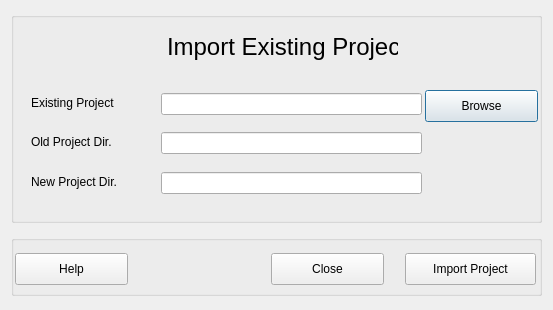
<?xml version="1.0" encoding="UTF-8"?>
<ui version="4.0">
 <class>ImportProject</class>
 <widget class="QDialog" name="ImportProject">
  <property name="geometry">
   <rect>
    <x>0</x>
    <y>0</y>
    <width>553</width>
    <height>310</height>
   </rect>
  </property>
  <property name="windowTitle">
   <string>ImportProject</string>
  </property>
  <widget class="QGroupBox" name="groupBox">
   <property name="geometry">
    <rect>
     <x>11</x>
     <y>235</y>
     <width>531</width>
     <height>61</height>
    </rect>
   </property>
   <property name="title">
    <string/>
   </property>
   <widget class="QPushButton" name="pushButtonHelp">
    <property name="geometry">
     <rect>
      <x>4</x>
      <y>18</y>
      <width>113</width>
      <height>32</height>
     </rect>
    </property>
    <property name="text">
     <string>Help</string>
    </property>
   </widget>
   <widget class="QPushButton" name="pushButtonClose">
    <property name="geometry">
     <rect>
      <x>260</x>
      <y>18</y>
      <width>113</width>
      <height>32</height>
     </rect>
    </property>
    <property name="text">
     <string>Close</string>
    </property>
    <property name="default">
     <bool>true</bool>
    </property>
   </widget>
   <widget class="QPushButton" name="pushButtonOpen">
    <property name="geometry">
     <rect>
      <x>394</x>
      <y>18</y>
      <width>131</width>
      <height>32</height>
     </rect>
    </property>
    <property name="toolTip">
     <string>Note: the dialog will close by itself after execution</string>
    </property>
    <property name="text">
     <string> Import Project </string>
    </property>
   </widget>
  </widget>
  <widget class="QGroupBox" name="groupBox_2">
   <property name="geometry">
    <rect>
     <x>11</x>
     <y>12</y>
     <width>531</width>
     <height>211</height>
    </rect>
   </property>
   <property name="title">
    <string/>
   </property>
   <widget class="QLineEdit" name="lineEdit">
    <property name="geometry">
     <rect>
      <x>150</x>
      <y>81</y>
      <width>261</width>
      <height>22</height>
     </rect>
    </property>
    <property name="toolTip">
     <string>Existing Project is a project that was not created on some other computer or Home directory structure has been altered (by moving or renaming).</string>
    </property>
   </widget>
   <widget class="QLabel" name="label">
    <property name="geometry">
     <rect>
      <x>156</x>
      <y>20</y>
      <width>231</width>
      <height>31</height>
     </rect>
    </property>
    <property name="text">
     <string>&lt;!DOCTYPE HTML PUBLIC &quot;-//W3C//DTD HTML 4.0//EN&quot; &quot;http://www.w3.org/TR/REC-html40/strict.dtd&quot;&gt;
&lt;html&gt;&lt;head&gt;&lt;meta name=&quot;qrichtext&quot; content=&quot;1&quot; /&gt;&lt;style type=&quot;text/css&quot;&gt;
p, li { white-space: pre-wrap; }
&lt;/style&gt;&lt;/head&gt;&lt;body style=&quot; font-family:'Lucida Grande'; font-size:13pt; font-weight:400; font-style:normal;&quot;&gt;
&lt;p style=&quot; margin-top:0px; margin-bottom:0px; margin-left:0px; margin-right:0px; -qt-block-indent:0; text-indent:0px;&quot;&gt;&lt;span style=&quot; font-size:18pt;&quot;&gt;Import Existing Project&lt;/span&gt;&lt;/p&gt;&lt;/body&gt;&lt;/html&gt;</string>
    </property>
    <property name="alignment">
     <set>Qt::AlignCenter</set>
    </property>
   </widget>
   <widget class="QLabel" name="label_2">
    <property name="geometry">
     <rect>
      <x>20</x>
      <y>82</y>
      <width>111</width>
      <height>17</height>
     </rect>
    </property>
    <property name="toolTip">
     <string>Existing Project is a project that was not created on some other computer or Home directory structure has been altered (by moving or renaming).</string>
    </property>
    <property name="text">
     <string>Existing Project</string>
    </property>
   </widget>
   <widget class="QPushButton" name="pushButtonProject">
    <property name="geometry">
     <rect>
      <x>414</x>
      <y>78</y>
      <width>113</width>
      <height>32</height>
     </rect>
    </property>
    <property name="toolTip">
     <string>Existing Project is a project that was not created on some other computer or Home directory structure has been altered (by moving or renaming).</string>
    </property>
    <property name="text">
     <string>Browse</string>
    </property>
    <property name="default">
     <bool>true</bool>
    </property>
   </widget>
   <widget class="QLineEdit" name="lineEditOld">
    <property name="geometry">
     <rect>
      <x>150</x>
      <y>120</y>
      <width>261</width>
      <height>22</height>
     </rect>
    </property>
   </widget>
   <widget class="QLabel" name="label_3">
    <property name="geometry">
     <rect>
      <x>20</x>
      <y>121</y>
      <width>111</width>
      <height>17</height>
     </rect>
    </property>
    <property name="toolTip">
     <string>Existing Project is a project that was not created on some other computer.</string>
    </property>
    <property name="text">
     <string>Old Project Dir.</string>
    </property>
   </widget>
   <widget class="QLineEdit" name="lineEditNew">
    <property name="geometry">
     <rect>
      <x>150</x>
      <y>160</y>
      <width>261</width>
      <height>22</height>
     </rect>
    </property>
   </widget>
   <widget class="QLabel" name="label_4">
    <property name="geometry">
     <rect>
      <x>20</x>
      <y>161</y>
      <width>111</width>
      <height>17</height>
     </rect>
    </property>
    <property name="toolTip">
     <string>Existing Project is a project that was not created on some other computer.</string>
    </property>
    <property name="text">
     <string>New Project Dir.</string>
    </property>
   </widget>
  </widget>
 </widget>
 <layoutdefault spacing="6" margin="11"/>
 <resources/>
 <connections/>
</ui>
